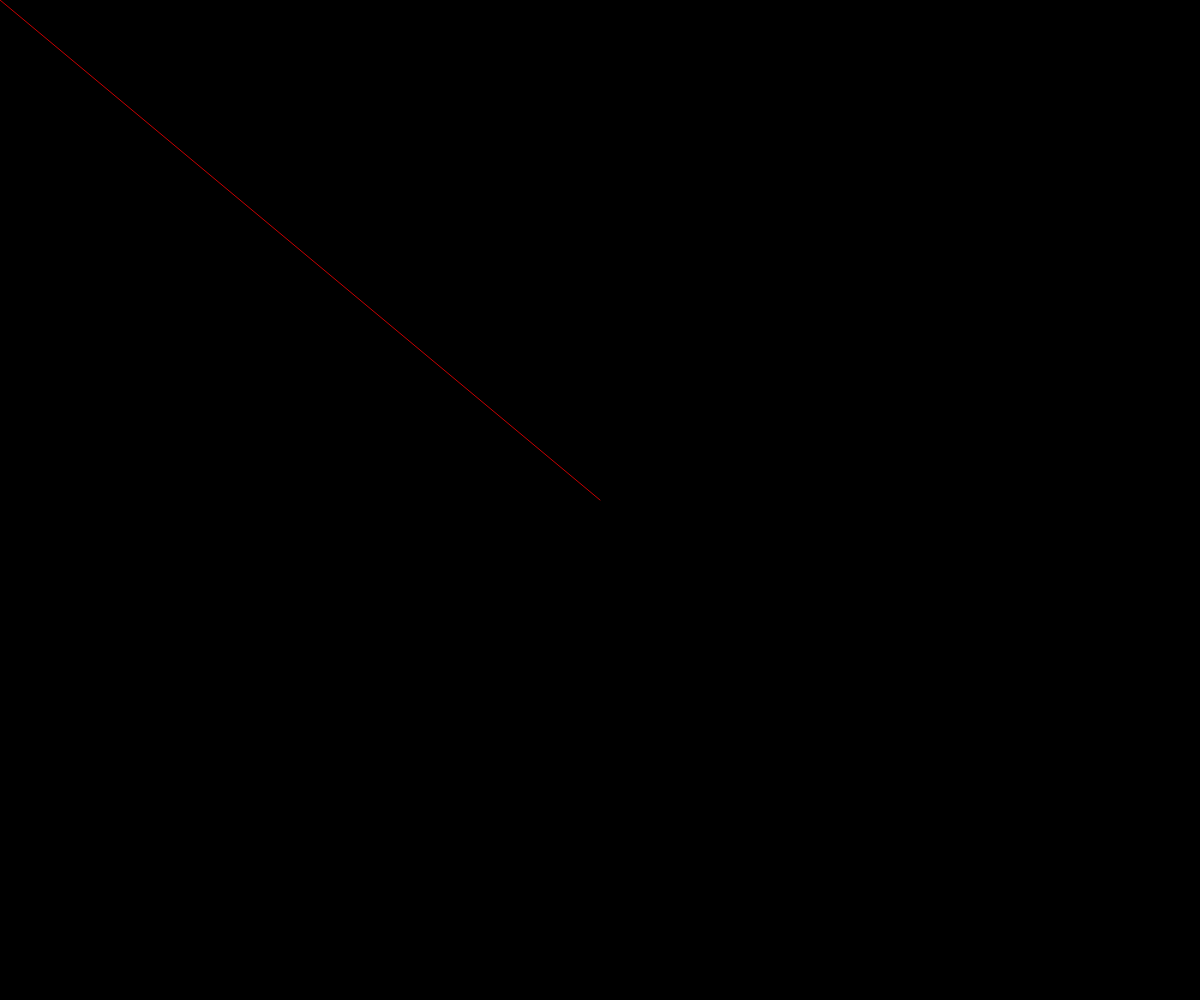
Frame 1 (no input)
Frame 60 (no input): identical to frame 1, image omitted
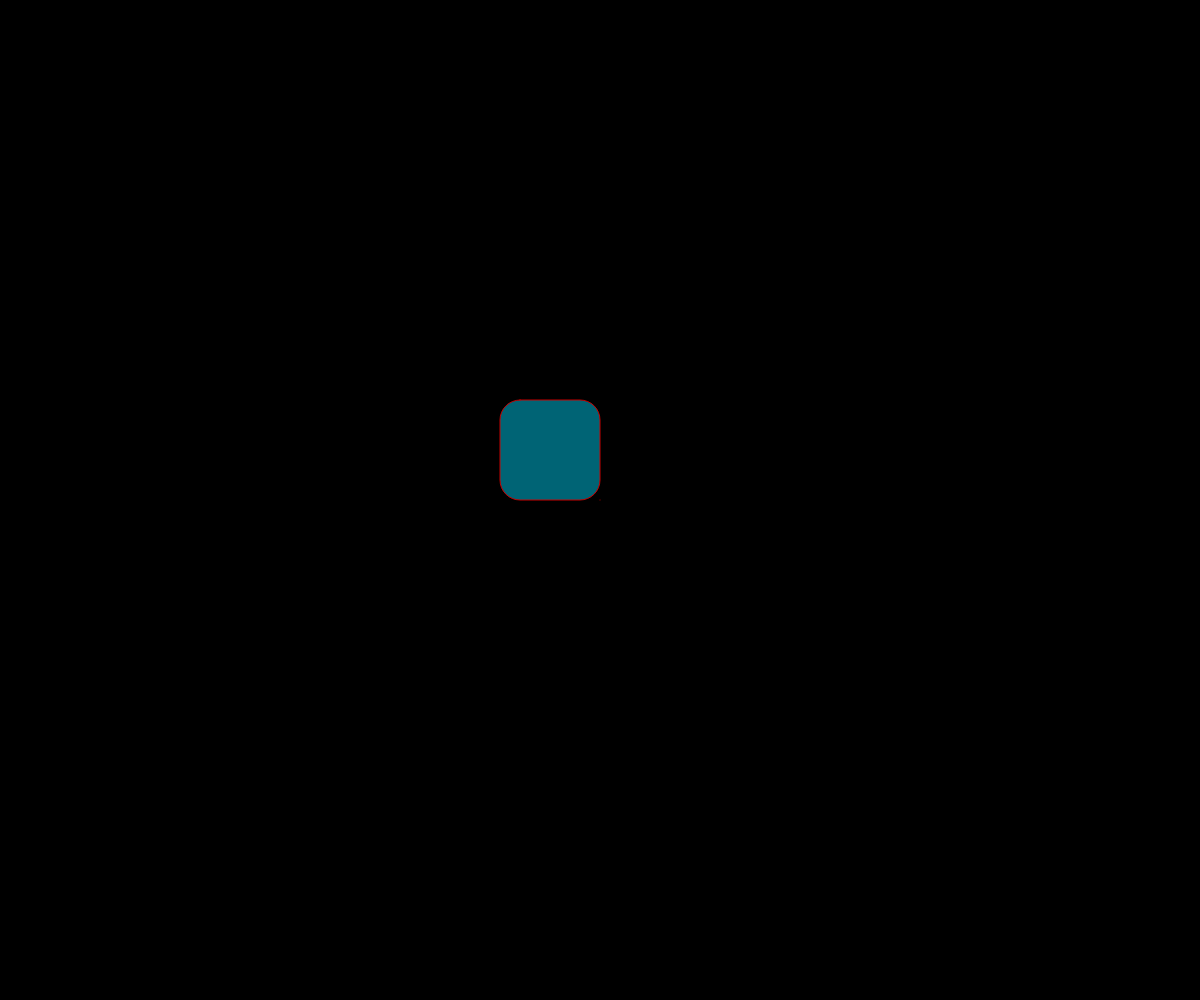
Frame 120 (the mouse pressed at the canvas centre since frame 60)

The p5.js sketch that drew these frames (run headless with seeded random() and noise() and a simulated clock; from frame 60 on, the mouse is pressed at the canvas centre):

// p5.js sketch
// ── sketch.js
var x = [];
var y = [];

function setup() {
	createCanvas(windowWidth,windowHeight);
}

function draw() {
	background(0);	
	stroke(200,0,0);
	
	//draw a rectangle
	fill(0, 170, 200, 150);

	rect(mouseX-100, mouseY-100, 100, 100, 20);
	
	// draw a line 	
	line(windowWidth/2, windowHeight/2,mouseX, mouseY);

	// draw a polygon with the values
	fill(100, 0, 0, 150);
	beginShape();
	for(var i=0; i<x.length; i++){
		vertex(x[i], y[i]);
		// var coordinateText = x[i] + "," +y[i];
		text(x[i] + "," +y[i], x[i], y[i]);
	}
	endShape(CLOSE);

}

function mouseReleased(){
	// console.log("click: " + mouseX + ", " + mouseY);

	append(x, mouseX);
	append(y, mouseY);

	console.log(x);
	// x.push();


}
